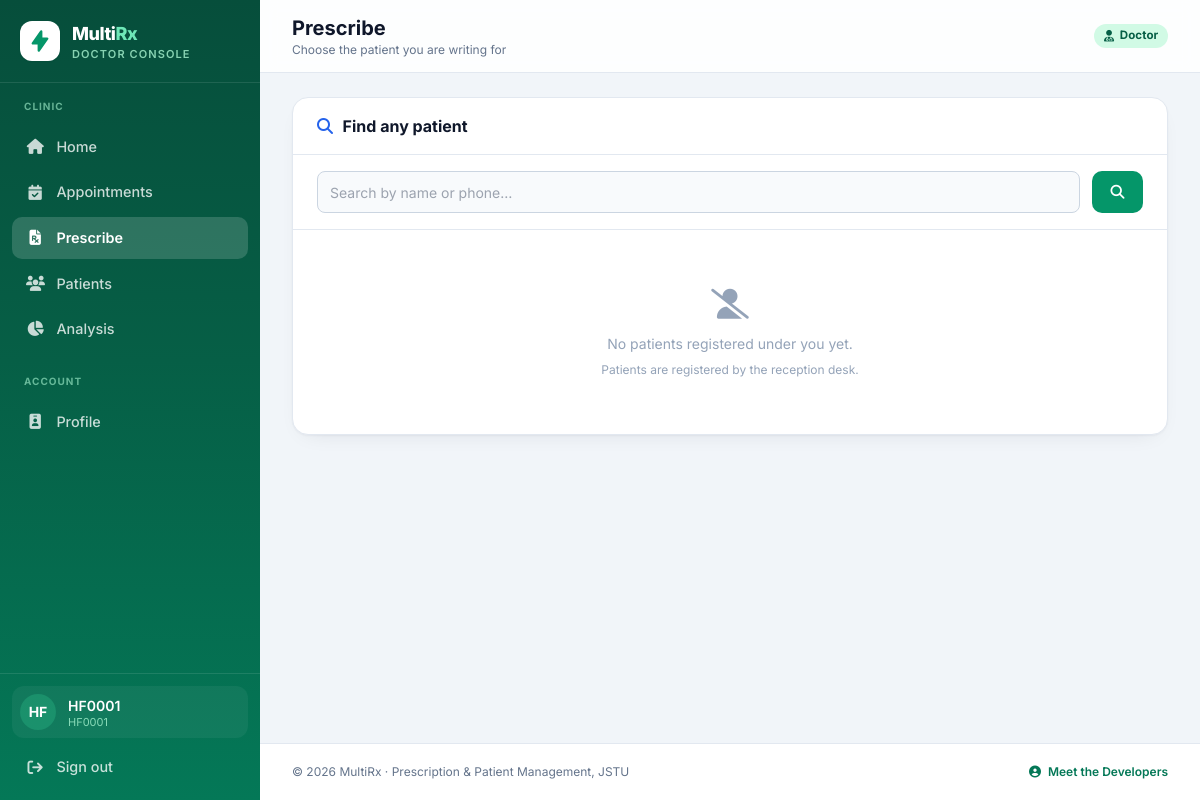
Before: /prescribe/ (signed in) with the older database file.
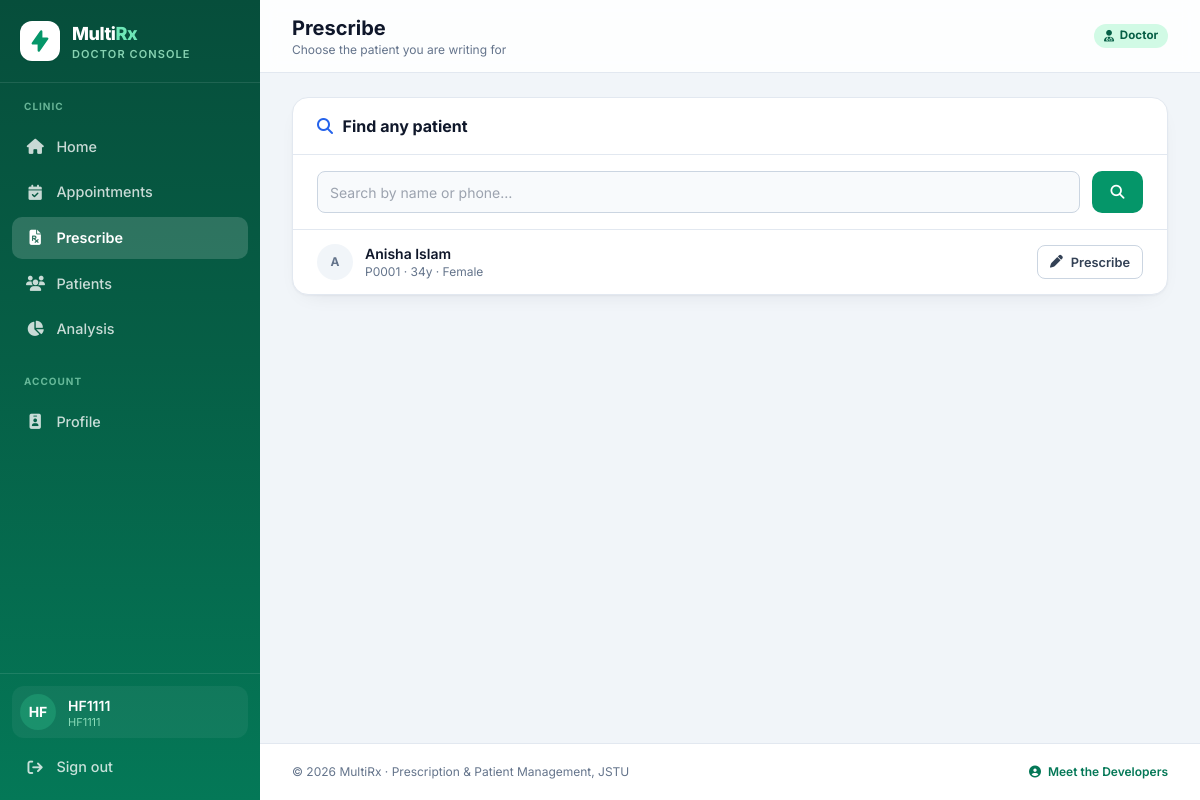
After: the same page with the newer database file.
### app/models.py (models this page shows, shortened)
class Doctor(AbstractUser):
    username = None  # Remove default username
    doctor_id = models.CharField(max_length=32, unique=True, verbose_name='Login ID')
    role = models.CharField(max_length=20, choices=ROLE_CHOICES, default=ROLE_DOCTOR)
    specialization = models.CharField(max_length=100, blank=True)
    phone = models.CharField(max_length=20, blank=True)
    bio = models.TextField(blank=True, null=True)
    profile_picture = models.ImageField(upload_to='profile_pics/', null=True, blank=True)
    USERNAME_FIELD = 'doctor_id'
    REQUIRED_FIELDS = []  # Do not include 'username' here
    objects = DoctorManager()
    @property
    def is_doctor(self):
        return self.role == ROLE_DOCTOR
    @property
    def is_receptionist(self):
        return self.role == ROLE_RECEPTIONIST
    @property
    def is_admin(self):
        return self.role == ROLE_ADMIN
    @property
    def role_label(self):
        return dict(ROLE_CHOICES).get(self.role, 'User')
    @property
    def display_name(self):
        name = f"{self.first_name} {self.last_name}".strip()
        if not name:
            return self.doctor_id
        if self.is_doctor and not name.lower().startswith(('dr.', 'dr ', 'prof')):
            return f"Dr. {name}"
        return name

class Patient(models.Model):
    doctor = models.ForeignKey(User, on_delete=models.CASCADE, related_name='patients')
    registered_by = models.ForeignKey(
        User, on_delete=models.SET_NULL, null=True, blank=True,
        related_name='registered_patients'
    )
    name = models.CharField(max_length=100)
    age = models.PositiveIntegerField()
    gender = models.CharField(max_length=10, choices=[('Male', 'Male'), ('Female', 'Female')])
    phone = models.CharField(max_length=20, blank=True)
    address = models.CharField(max_length=200)
    created_at = models.DateTimeField(auto_now_add=True)

### app/views.py (the view)
# urls.py: path('prescribe/', views.prescribe_picker, name='prescribe'),
@doctor_required
def prescribe_picker(request):
    today = timezone.localdate()
    query = request.GET.get('q', '').strip()
    patients = Patient.objects.filter(doctor=request.user)
    if query:
        patients = patients.filter(Q(name__icontains=query) | Q(phone__icontains=query))
    patients = patients.order_by('-created_at')[:20]
    day = (Appointment.objects
           .filter(doctor=request.user, date=today)
           .exclude(status=Appointment.STATUS_CANCELLED)
           .select_related('patient')
           .order_by('serial'))
    return render(request, 'app/doctor/prescribe_picker.html', {
        'current': day.filter(status=Appointment.STATUS_IN_CONSULTATION).first(),
        'waiting': day.filter(status=Appointment.STATUS_WAITING),
        'patients': patients,
        'query': query,
    })

### app/views.py (called while the page is built)
def doctor_required(view_func):
    @wraps(view_func)
    @login_required
    def _wrapped(request, *args, **kwargs):
        if not request.user.is_doctor:
            messages.error(request, "That section is only available to doctors.")
            return redirect(role_home_url(request.user))
        return view_func(request, *args, **kwargs)
    return _wrapped

### app/templates/app/doctor/prescribe_picker.html (shortened to what this page needs)
{% extends 'app/base.html' %}
{% block page_title %}Prescribe{% endblock %}
{% block page_subtitle %}Choose the patient you are writing for{% endblock %}
{% block content %}
<div class="max-w-4xl mx-auto space-y-6">
  <div class="card">
    <div class="px-6 py-4 border-b border-slate-200">
      <h2 class="section-title"><i class="fas fa-magnifying-glass text-blue-600"></i> Find any patient</h2>
    </div>
    <form method="get" class="px-6 py-4 border-b border-slate-200 flex gap-3">
      <input type="text" name="q" value="{{ query }}" class="form-input flex-1"
             placeholder="Search by name or phone…" autocomplete="off">
      <button type="submit" class="btn btn-primary"><i class="fas fa-magnifying-glass"></i></button>
    </form>
    <div class="divide-y divide-slate-100">
      {% for patient in patients %}
        <div class="flex items-center gap-3 px-6 py-3.5 hover:bg-slate-50 transition">
          <div class="w-9 h-9 rounded-full bg-slate-100 text-slate-500 flex items-center justify-center text-xs font-bold">
            {{ patient.name|slice:":1"|upper }}
          </div>
          <div class="min-w-0 flex-1">
            <a href="{% url 'patient_profile' patient.id %}"
               class="text-sm font-semibold text-slate-900 hover:text-emerald-700 truncate block">{{ patient.name }}</a>
            <p class="text-xs text-slate-500 truncate">
              P{{ patient.id|stringformat:"04d" }} · {{ patient.age }}y · {{ patient.gender }}
            </p>
          </div>
          <a href="{% url 'prescribe_with_patient' patient.id %}" class="btn btn-ghost btn-sm">
            <i class="fas fa-pen"></i> Prescribe
          </a>
        </div>
      {% empty %}
        <div class="text-center py-14 text-slate-400">
          <i class="fas fa-user-slash text-3xl mb-3"></i>
          <p class="text-sm">
            {% if query %}No patient matches "{{ query }}".
            {% else %}No patients registered under you yet.{% endif %}
          </p>
          <p class="text-xs mt-2">Patients are registered by the reception desk.</p>
        </div>
      {% endfor %}
    </div>
  </div>
</div>
{% endblock %}

### app/templates/app/base.html (shortened to what the changed rows need)
{% load static %}
<!DOCTYPE html>
<html lang="en">
<head>
  <script src="https://cdn.tailwindcss.com"></script>
  <link rel="stylesheet" href="https://cdnjs.cloudflare.com/ajax/libs/font-awesome/6.4.0/css/all.min.css">
</head>
<body class="min-h-screen">
{% if user.is_authenticated %}
<div class="flex min-h-screen">
  <aside id="sidebar" class="sidebar flex-shrink-0 flex flex-col">
    <div class="px-5 py-5 flex items-center gap-3 border-b border-white/10">
      <div class="w-10 h-10 rounded-xl bg-white flex items-center justify-center shadow-sm">
        <svg xmlns="http://www.w3.org/2000/svg" class="h-6 w-6 text-emerald-600" viewBox="0 0 20 20" fill="currentColor">
          <path fill-rule="evenodd" d="M11.3 1.046A1 1 0 0112 2v5h4a1 1 0 01.82 1.573l-7 10A1 1 0 018 18v-5H4a1 1 0 01-.82-1.573l7-10a1 1 0 011.12-.38z" clip-rule="evenodd" />
        </svg>
      </div>
      <div class="leading-tight">
        <div class="text-lg font-extrabold text-white tracking-tight">
          Multi<span class="text-emerald-300">Rx</span>
        </div>
        <div class="text-[11px] uppercase tracking-widest text-emerald-200/80 font-semibold">
          {% if user.is_admin %}Admin Panel
          {% elif user.is_receptionist %}Reception Desk
          {% else %}Doctor Console{% endif %}
        </div>
      </div>
    </div>
    <nav class="flex-1 px-3 py-4 space-y-1 overflow-y-auto scroll-thin">
      {% if user.is_admin %}
        <p class="px-3 pb-2 text-[10px] font-bold uppercase tracking-widest text-emerald-200/60">Administration</p>
        <a href="{% url 'admin_dashboard' %}" class="nav-item" data-match="/manage/"><i class="fas fa-gauge-high"></i> Overview</a>
        <a href="{% url 'admin_accounts' %}" class="nav-item" data-match="/manage/accounts/"><i class="fas fa-users-gear"></i> Accounts</a>
        <a href="{% url 'admin_appointments' %}" class="nav-item" data-match="/manage/appointments/"><i class="fas fa-calendar-days"></i> All Appointments</a>
        <p class="px-3 pt-5 pb-2 text-[10px] font-bold uppercase tracking-widest text-emerald-200/60">Clinic Data</p>
        <a href="{% url 'search' %}" class="nav-item" data-match="/patients/"><i class="fas fa-users"></i> All Patients</a>
        <a href="{% url 'analysis' %}" class="nav-item" data-match="/analysis/"><i class="fas fa-chart-pie"></i> Analysis</a>
        <a href="/admin/" class="nav-item" target="_blank" rel="noopener"><i class="fas fa-database"></i> Django Admin</a>
      {% else %}
        <p class="px-3 pb-2 text-[10px] font-bold uppercase tracking-widest text-emerald-200/60">Clinic</p>
        <a href="{% url 'doctor_dashboard' %}" class="nav-item" data-match="/doctor/"><i class="fas fa-house"></i> Home</a>
        <a href="{% url 'doctor_appointments' %}" class="nav-item" data-match="/doctor/appointments/">
          <i class="fas fa-calendar-check"></i> Appointments
        </a>
        <a href="{% url 'prescribe' %}" class="nav-item" data-match="/prescribe/"><i class="fas fa-file-prescription"></i> Prescribe</a>
        <a href="{% url 'search' %}" class="nav-item" data-match="/patients/"><i class="fas fa-users"></i> Patients</a>
        <a href="{% url 'analysis' %}" class="nav-item" data-match="/analysis/"><i class="fas fa-chart-pie"></i> Analysis</a>
      {% endif %}
      <p class="px-3 pt-5 pb-2 text-[10px] font-bold uppercase tracking-widest text-emerald-200/60">Account</p>
      <a href="{% url 'profile' %}" class="nav-item" data-match="/profile/"><i class="fas fa-id-badge"></i> Profile</a>
    </nav>
    <div class="p-3 border-t border-white/10">
      <div class="flex items-center gap-3 px-2 py-2 rounded-xl bg-white/5">
        {% if user.profile_picture %}
          <img src="{{ user.profile_picture.url }}" alt="" class="w-9 h-9 rounded-full object-cover ring-2 ring-white/25">
        {% else %}
          <div class="w-9 h-9 rounded-full bg-emerald-400/25 flex items-center justify-center text-white font-bold text-sm">
            {{ user.doctor_id|slice:":2" }}
          </div>
        {% endif %}
        <div class="min-w-0 leading-tight">
          <p class="text-sm font-semibold text-white truncate">{{ user.display_name }}</p>
          <p class="text-[11px] text-emerald-200/80">{{ user.doctor_id }}</p>
        </div>
      </div>
      <a href="{% url 'logout' %}" class="nav-item mt-2"><i class="fas fa-arrow-right-from-bracket"></i> Sign out</a>
    </div>
  </aside>
  <div class="app-main flex-1 min-w-0 flex flex-col">
    <header class="topbar sticky top-0 z-40 bg-white/85 backdrop-blur border-b border-slate-200">
      <div class="px-4 sm:px-6 lg:px-8 py-3.5 flex items-center gap-4">
        <div class="min-w-0">
          <h1 class="text-lg sm:text-xl font-bold text-slate-900 truncate">{% block page_title %}Dashboard{% endblock %}</h1>
          <p class="text-xs text-slate-500 truncate">{% block page_subtitle %}{% endblock %}</p>
        </div>
        <div class="ml-auto flex items-center gap-2 sm:gap-3">
          <span class="hidden md:inline-flex badge
            {% if user.is_admin %}badge-slate{% elif user.is_receptionist %}badge-blue{% else %}badge-green{% endif %}">
            <i class="fas {% if user.is_admin %}fa-shield-halved{% elif user.is_receptionist %}fa-headset{% else %}fa-user-doctor{% endif %}"></i>
            {{ user.role_label }}
          </span>
        </div>
      </div>
    </header>
    <main class="flex-1 px-4 sm:px-6 lg:px-8 py-6">
      {% block content %}{% endblock %}
    </main>
    <footer class="px-4 sm:px-6 lg:px-8 py-5 border-t border-slate-200 bg-white">
      <div class="flex flex-col sm:flex-row items-center justify-between gap-3 text-xs text-slate-500">
        <p>&copy; {% now "Y" %} MultiRx · Prescription &amp; Patient Management, JSTU</p>
        <button type="button" onclick="openDevModal()" class="font-semibold text-emerald-700 hover:text-emerald-800">
          <i class="fas fa-user-circle mr-1"></i> Meet the Developers
        </button>
      </div>
    </footer>
  </div>
</div>
{% else %}
  {% block public_content %}{% endblock %}
{% endif %}
</body>
</html>

Changed rows visible on the page:
changed Doctor "HF": display_name "HF0001" → "HF1111"; doctor_id "HF0001" → "HF1111"
added Patient: name "A", name "Anisha Islam", id "0001", age "34", gender "Female"
Other visible differences:
text no longer shown: "No patients registered under you yet. Patients are registered by the reception desk."
